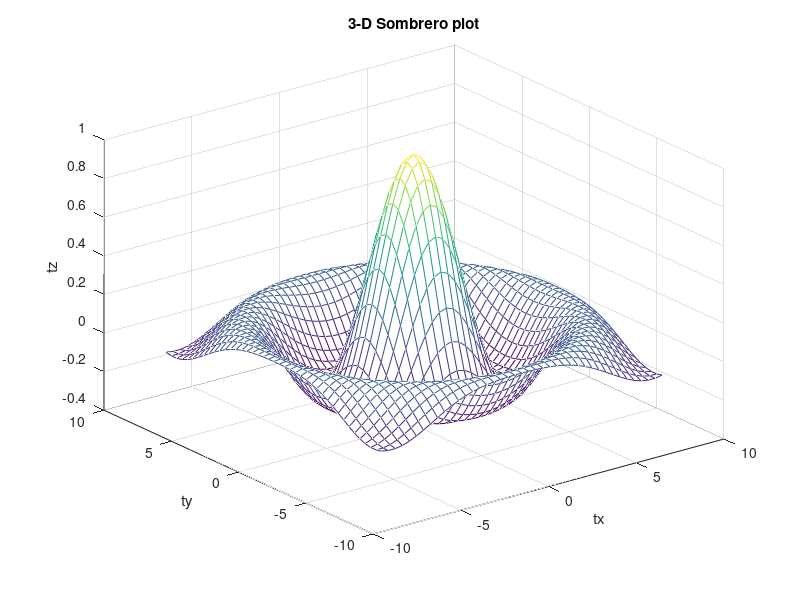

The MATLAB script that drew this image:
#! octave-interpreter-name -qf
# a sample Octave program
tx = ty = linspace (-8, 8, 41)';
[xx, yy] = meshgrid (tx, ty);
r = sqrt (xx .^ 2 + yy .^ 2) + eps;
tz = sin (r) ./ r;
mesh (tx, ty, tz);
xlabel ("tx");
ylabel ("ty");
zlabel ("tz");
title ("3-D Sombrero plot");